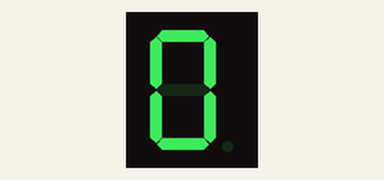
Bench run of a program on a simulated Raspberry Pi (BCM pin numbers). Parts: 1-digit seven-segment display. The segment pins are drawn as the display they are named for.

Above: at 0.3 s.
At 1.32 s:
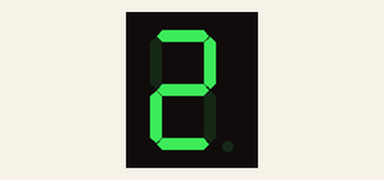
At 2.1 s:
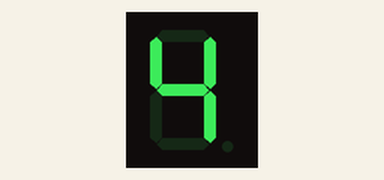
At 2.82 s:
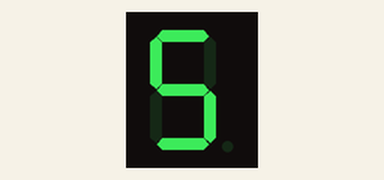
At 3.6 s:
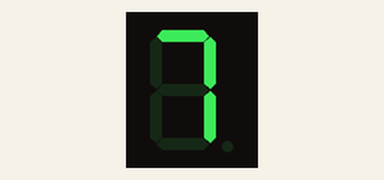
At 4.8 s:
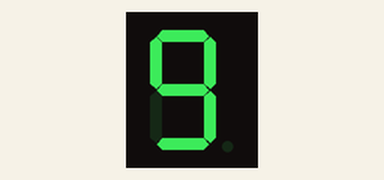

The program:

09._SEGMENTS.py
```python
import RPi.GPIO as GPIO
import time

A = 9   # BCM. 9  (Physical. 21)
B = 11  # BCM. 11 (Physical. 23)
C = 23  # BCM. 23 (Physical. 16)
D = 24  # BCM. 24 (Physical. 18)
E = 5   # BCM. 5  (Physical. 29)
F = 6   # BCM. 6  (Physical. 31)
G = 13  # BCM. 13 (Physical. 33)

SEGMENTS = [A, B, C, D, E, F, G]
NUMBER = [
    [0, 0, 0, 0, 0, 0, 1],  # 0
    [1, 0, 0, 1, 1, 1, 1],  # 1
    [0, 0, 1, 0, 0, 1, 0],  # 2
    [0, 0, 0, 0, 1, 1, 0],  # 3
    [1, 0, 0, 1, 1, 0, 0],  # 4
    [0, 1, 0, 0, 1, 0, 0],  # 5
    [0, 1, 0, 0, 0, 0, 0],  # 6
    [0, 0, 0, 1, 1, 1, 1],  # 7
    [0, 0, 0, 0, 0, 0, 0],  # 8
    [0, 0, 0, 0, 1, 0, 0]   # 9
]

GPIO.setmode(GPIO.BCM)
# 반복문을 이용하여 OUT 설정
for i in range(7) :
    GPIO.setup(SEGMENTS[i], GPIO.OUT)

try :
    while True :
        # 0~9까지 0.5초씩 번갈아가며 출력
        for i in range(10) :
            for j in range(7) :
                GPIO.output(SEGMENTS[j], NUMBER[i][j])
            time.sleep(0.5)

except :
    GPIO.cleanup()
```

Measured:
- by itself, everything shown: repeats every 5.0 s, in 10 steps
- what the display in image 0 shows lasts 0.4 s, from 0.1 s to 0.5 s
